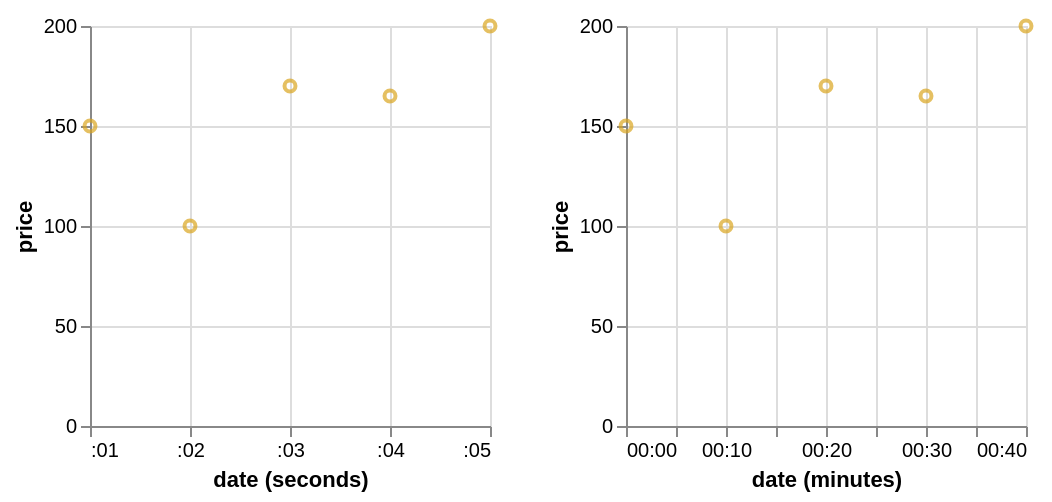

Vega-Lite specification for this chart:
### Vega specification from a JSON file in a GitHub repository (floating-point values rounded to 4 significant figures)
{"$schema": "https://vega.github.io/schema/vega/v5.json", "background": "white", "padding": 5, "height": 200, "data": [{"name": "brush_store"}, {"name": "source_0", "values": [{"date": "Sun, 01 Jan 2012 23:00:01", "price": 150}, {"date": "Sun, 02 Jan 2012 00:10:02", "price": 100}, {"date": "Sun, 02 Jan 2012 01:20:03", "price": 170}, {"date": "Sun, 02 Jan 2012 02:30:04", "price": 165}, {"date": "Sun, 02 Jan 2012 03:40:05", "price": 200}]}, {"name": "data_0", "source": "source_0", "transform": [{"type": "formula", "expr": "toDate(datum[\"date\"])", "as": "date"}, {"field": "date", "type": "timeunit", "units": ["seconds"], "as": ["seconds_date", "seconds_date_end"]}]}, {"name": "data_1", "source": "data_0", "transform": [{"type": "filter", "expr": "!(length(data(\"brush_store\"))) || (vlSelectionTest(\"brush_store\", datum))"}, {"field": "date", "type": "timeunit", "units": ["minutes"], "as": ["minutes_date", "minutes_date_end"]}, {"type": "filter", "expr": "(isDate(datum[\"minutes_date\"]) || (isValid(datum[\"minutes_date\"]) && isFinite(+datum[\"minutes_date\"]))) && isValid(datum[\"price\"]) && isFinite(+datum[\"price\"])"}]}, {"name": "data_2", "source": "data_0", "transform": [{"type": "filter", "expr": "(isDate(datum[\"seconds_date\"]) || (isValid(datum[\"seconds_date\"]) && isFinite(+datum[\"seconds_date\"]))) && isValid(datum[\"price\"]) && isFinite(+datum[\"price\"])"}]}], "signals": [{"name": "childWidth", "value": 200}, {"name": "unit", "value": {}, "on": [{"events": "mousemove", "update": "isTuple(group()) ? group() : unit"}]}, {"name": "brush", "update": "vlSelectionResolve(\"brush_store\", \"union\")"}], "layout": {"padding": 20, "bounds": "full", "align": "each"}, "marks": [{"type": "group", "name": "concat_0_group", "style": "cell", "encode": {"update": {"width": {"signal": "childWidth"}, "height": {"signal": "height"}}}, "signals": [{"name": "brush_x", "value": [], "on": [{"events": {"source": "scope", "type": "mousedown", "filter": ["!event.item || event.item.mark.name !== \"brush_brush\""]}, "update": "[x(unit), x(unit)]"}, {"events": {"source": "window", "type": "mousemove", "consume": true, "between": [{"source": "scope", "type": "mousedown", "filter": ["!event.item || event.item.mark.name !== \"brush_brush\""]}, {"source": "window", "type": "mouseup"}]}, "update": "[brush_x[0], clamp(x(unit), 0, childWidth)]"}, {"events": {"signal": "brush_scale_trigger"}, "update": "[scale(\"concat_0_x\", brush_seconds_date[0]), scale(\"concat_0_x\", brush_seconds_date[1])]"}, {"events": {"signal": "brush_translate_delta"}, "update": "clampRange(panLinear(brush_translate_anchor.extent_x, brush_translate_delta.x / span(brush_translate_anchor.extent_x)), 0, childWidth)"}, {"events": {"signal": "brush_zoom_delta"}, "update": "clampRange(zoomLinear(brush_x, brush_zoom_anchor.x, brush_zoom_delta), 0, childWidth)"}, {"events": [{"source": "scope", "type": "dblclick"}], "update": "[0, 0]"}]}, {"name": "brush_seconds_date", "on": [{"events": {"signal": "brush_x"}, "update": "brush_x[0] === brush_x[1] ? null : invert(\"concat_0_x\", brush_x)"}]}, {"name": "brush_scale_trigger", "value": {}, "on": [{"events": [{"scale": "concat_0_x"}], "update": "(!isArray(brush_seconds_date) || (+invert(\"concat_0_x\", brush_x)[0] === +brush_seconds_date[0] && +invert(\"concat_0_x\", brush_x)[1] === +brush_seconds_date[1])) ? brush_scale_trigger : {}"}]}, {"name": "brush_tuple", "on": [{"events": [{"signal": "brush_seconds_date"}], "update": "brush_seconds_date ? {unit: \"concat_0\", fields: brush_tuple_fields, values: [brush_seconds_date]} : null"}]}, {"name": "brush_tuple_fields", "value": [{"field": "seconds_date", "channel": "x", "type": "R"}]}, {"name": "brush_translate_anchor", "value": {}, "on": [{"events": [{"source": "scope", "type": "mousedown", "markname": "brush_brush"}], "update": "{x: x(unit), y: y(unit), extent_x: slice(brush_x)}"}]}, {"name": "brush_translate_delta", "value": {}, "on": [{"events": [{"source": "window", "type": "mousemove", "consume": true, "between": [{"source": "scope", "type": "mousedown", "markname": "brush_brush"}, {"source": "window", "type": "mouseup"}]}], "update": "{x: brush_translate_anchor.x - x(unit), y: brush_translate_anchor.y - y(unit)}"}]}, {"name": "brush_zoom_anchor", "on": [{"events": [{"source": "scope", "type": "wheel", "consume": true, "markname": "brush_brush"}], "update": "{x: x(unit), y: y(unit)}"}]}, {"name": "brush_zoom_delta", "on": [{"events": [{"source": "scope", "type": "wheel", "consume": true, "markname": "brush_brush"}], "force": true, "update": "pow(1.001, event.deltaY * pow(16, event.deltaMode))"}]}, {"name": "brush_modify", "on": [{"events": {"signal": "brush_tuple"}, "update": "modify(\"brush_store\", brush_tuple, true)"}]}], "marks": [{"name": "brush_brush_bg", "type": "rect", "clip": true, "encode": {"enter": {"fill": {"value": "#333"}, "fillOpacity": {"value": 0.125}}, "update": {"x": [{"test": "data(\"brush_store\").length && data(\"brush_store\")[0].unit === \"concat_0\"", "signal": "brush_x[0]"}, {"value": 0}], "y": [{"test": "data(\"brush_store\").length && data(\"brush_store\")[0].unit === \"concat_0\"", "value": 0}, {"value": 0}], "x2": [{"test": "data(\"brush_store\").length && data(\"brush_store\")[0].unit === \"concat_0\"", "signal": "brush_x[1]"}, {"value": 0}], "y2": [{"test": "data(\"brush_store\").length && data(\"brush_store\")[0].unit === \"concat_0\"", "field": {"group": "height"}}, {"value": 0}]}}}, {"name": "concat_0_marks", "type": "symbol", "style": ["point"], "interactive": true, "from": {"data": "data_2"}, "encode": {"update": {"opacity": {"value": 0.7}, "fill": {"value": "transparent"}, "stroke": [{"test": "!(length(data(\"brush_store\"))) || (vlSelectionTest(\"brush_store\", datum))", "value": "goldenrod"}, {"value": "steelblue"}], "ariaRoleDescription": {"value": "point"}, "description": {"signal": "\"date (seconds): \" + (timeFormat(datum[\"seconds_date\"], timeUnitSpecifier([\"seconds\"], {\"year-month\":\"%b %Y \",\"year-month-date\":\"%b %d, %Y \"}))) + \"; price: \" + (format(datum[\"price\"], \"\"))"}, "x": {"scale": "concat_0_x", "field": "seconds_date"}, "y": {"scale": "concat_0_y", "field": "price"}}}}, {"name": "brush_brush", "type": "rect", "clip": true, "encode": {"enter": {"fill": {"value": "transparent"}}, "update": {"x": [{"test": "data(\"brush_store\").length && data(\"brush_store\")[0].unit === \"concat_0\"", "signal": "brush_x[0]"}, {"value": 0}], "y": [{"test": "data(\"brush_store\").length && data(\"brush_store\")[0].unit === \"concat_0\"", "value": 0}, {"value": 0}], "x2": [{"test": "data(\"brush_store\").length && data(\"brush_store\")[0].unit === \"concat_0\"", "signal": "brush_x[1]"}, {"value": 0}], "y2": [{"test": "data(\"brush_store\").length && data(\"brush_store\")[0].unit === \"concat_0\"", "field": {"group": "height"}}, {"value": 0}], "stroke": [{"test": "brush_x[0] !== brush_x[1]", "value": "white"}, {"value": null}]}}}], "axes": [{"scale": "concat_0_x", "orient": "bottom", "gridScale": "concat_0_y", "grid": true, "tickCount": {"signal": "ceil(childWidth/40)"}, "domain": false, "labels": false, "aria": false, "maxExtent": 0, "minExtent": 0, "ticks": false, "zindex": 0}, {"scale": "concat_0_y", "orient": "left", "gridScale": "concat_0_x", "grid": true, "tickCount": {"signal": "ceil(height/40)"}, "domain": false, "labels": false, "aria": false, "maxExtent": 0, "minExtent": 0, "ticks": false, "zindex": 0}, {"scale": "concat_0_x", "orient": "bottom", "grid": false, "title": "date (seconds)", "format": {"signal": "timeUnitSpecifier([\"seconds\"], {\"year-month\":\"%b %Y \",\"year-month-date\":\"%b %d, %Y \"})"}, "labelFlush": true, "labelOverlap": true, "tickCount": {"signal": "ceil(childWidth/40)"}, "zindex": 0}, {"scale": "concat_0_y", "orient": "left", "grid": false, "title": "price", "labelOverlap": true, "tickCount": {"signal": "ceil(height/40)"}, "zindex": 0}]}, {"type": "group", "name": "concat_1_group", "style": "cell", "encode": {"update": {"width": {"signal": "childWidth"}, "height": {"signal": "height"}}}, "marks": [{"name": "concat_1_marks", "type": "symbol", "style": ["point"], "interactive": false, "from": {"data": "data_1"}, "encode": {"update": {"opacity": {"value": 0.7}, "fill": {"value": "transparent"}, "stroke": {"value": "goldenrod"}, "ariaRoleDescription": {"value": "point"}, "description": {"signal": "\"date (minutes): \" + (timeFormat(datum[\"minutes_date\"], timeUnitSpecifier([\"minutes\"], {\"year-month\":\"%b %Y \",\"year-month-date\":\"%b %d, %Y \"}))) + \"; price: \" + (format(datum[\"price\"], \"\"))"}, "x": {"scale": "concat_1_x", "field": "minutes_date"}, "y": {"scale": "concat_1_y", "field": "price"}}}}], "axes": [{"scale": "concat_1_x", "orient": "bottom", "gridScale": "concat_1_y", "grid": true, "tickCount": {"signal": "ceil(childWidth/40)"}, "domain": false, "labels": false, "aria": false, "maxExtent": 0, "minExtent": 0, "ticks": false, "zindex": 0}, {"scale": "concat_1_y", "orient": "left", "gridScale": "concat_1_x", "grid": true, "tickCount": {"signal": "ceil(height/40)"}, "domain": false, "labels": false, "aria": false, "maxExtent": 0, "minExtent": 0, "ticks": false, "zindex": 0}, {"scale": "concat_1_x", "orient": "bottom", "grid": false, "title": "date (minutes)", "format": {"signal": "timeUnitSpecifier([\"minutes\"], {\"year-month\":\"%b %Y \",\"year-month-date\":\"%b %d, %Y \"})"}, "labelFlush": true, "labelOverlap": true, "tickCount": {"signal": "ceil(childWidth/40)"}, "zindex": 0}, {"scale": "concat_1_y", "orient": "left", "grid": false, "title": "price", "labelOverlap": true, "tickCount": {"signal": "ceil(height/40)"}, "zindex": 0}]}], "scales": [{"name": "concat_0_x", "type": "time", "domain": {"data": "data_2", "field": "seconds_date"}, "range": [0, {"signal": "childWidth"}]}, {"name": "concat_0_y", "type": "linear", "domain": {"data": "data_2", "field": "price"}, "range": [{"signal": "height"}, 0], "nice": true, "zero": true}, {"name": "concat_1_x", "type": "time", "domain": {"data": "data_1", "field": "minutes_date"}, "range": [0, {"signal": "childWidth"}]}, {"name": "concat_1_y", "type": "linear", "domain": {"data": "data_1", "field": "price"}, "range": [{"signal": "height"}, 0], "nice": true, "zero": true}], "config": {"projection": {"type": "equalEarth"}}}
